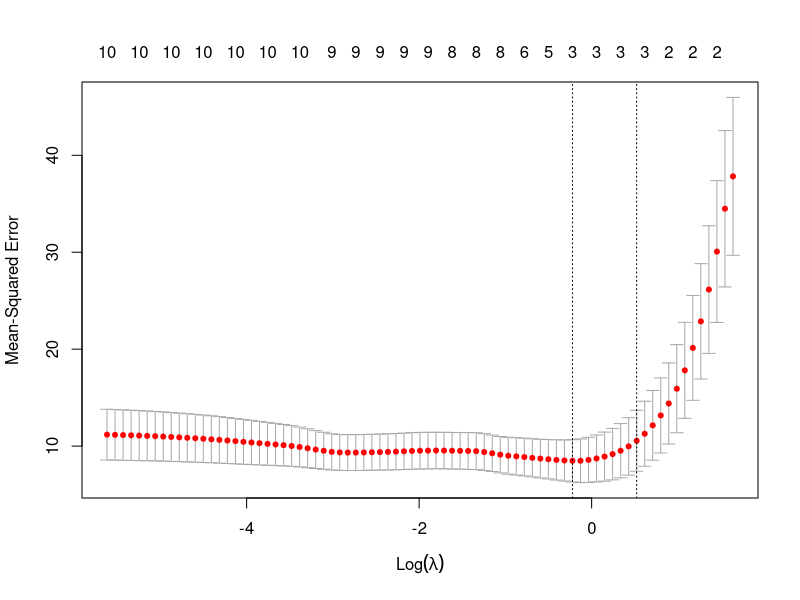

Here is the R script that generated this plot:
## ---- chunk 1
knitr::opts_chunk$set(echo = TRUE)
## ---- chunk 2
mlr <- lm(mpg ~ ., data = mtcars)
## ---- chunk 3
summary(mlr)
## ---- chunk 4
library(car)

# Calculate VIF for the mlr model and Check if any VIF value is greater than 10
vif(mlr)

# Drop the variable with the highest VIF from the mlr model
#Removing “disp” variable:

mlr1 <- lm(mpg ~ cyl+hp+drat+wt+qsec+vs+am+gear+carb, data = mtcars)
vif(mlr1)

# Recalculate VIF for the updated mlr model

#Removing “cyl” variable:

mlr2 <- lm(mpg ~hp+drat+wt+qsec+vs+am+gear+carb,data = mtcars)
vif(mlr2)


## ---- chunk 5
# Fit mlr model with predictors having VIF <= 10
mlr <- lm(mpg ~ hp+drat+wt+qsec+vs+am+gear+carb, data = mtcars)

# Get the summary of the updated mlr model
summary(mlr)

## ---- chunk 6
# Fit LASSO regression using cv.glmnet
library(glmnet)

# Prepare the data
x <- as.matrix(mtcars[, -1])  # Independent variables
y <- mtcars$mpg              # Dependent variable

# Fit LASSO regression with cross-validation
cv_model <- cv.glmnet(x, y, alpha = 1)

# Print the cv_model object
cv_model

## ---- chunk 7
# Get the best lambda value
best_lambda <- cv_model$lambda.min

# Plot the cv_model
plot(cv_model)

# Interpretation

## ---- chunk 8
# Fit the best LASSO regression model
best_model <- glmnet(x, y, alpha = 1, lambda = best_lambda)

# Print the best_model object
best_model

## ---- chunk 9
# Extract the coefficients from the best_model
coefficients <- coef(best_model, s = best_lambda)

# Identify the important variables with non-missing values
important_variables <- rownames(coefficients)[coefficients[, 1] != 0]

# Print the coefficients and important variables
coefficients
important_variables

## ---- chunk 10
# Get the independent variables from the best_model
independent_vars <- rownames(coefficients)[coefficients[, 1] != 0]
independent_vars

# Fit the multiple linear regression model
mlr_best <- lm(mpg ~ cyl+hp+wt+am+carb, data = mtcars)
summary(mlr_best)

